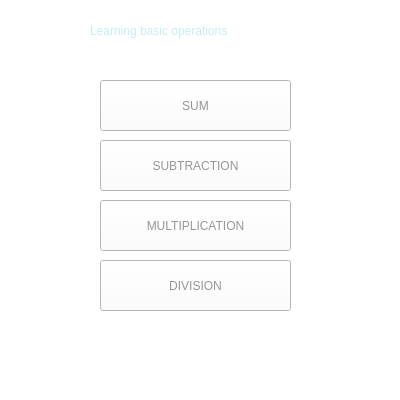
<?xml version="1.0" encoding="UTF-8"?>
<ui version="4.0">
 <class>MainWindow</class>
 <widget class="QMainWindow" name="MainWindow">
  <property name="geometry">
   <rect>
    <x>0</x>
    <y>0</y>
    <width>400</width>
    <height>400</height>
   </rect>
  </property>
  <property name="minimumSize">
   <size>
    <width>400</width>
    <height>400</height>
   </size>
  </property>
  <property name="maximumSize">
   <size>
    <width>400</width>
    <height>400</height>
   </size>
  </property>
  <property name="windowTitle">
   <string>MainWindow</string>
  </property>
  <property name="styleSheet">
   <string notr="true">background-color: rgb(255, 255, 255);</string>
  </property>
  <widget class="QWidget" name="centralwidget">
   <widget class="QLabel" name="label_13">
    <property name="geometry">
     <rect>
      <x>90</x>
      <y>10</y>
      <width>251</width>
      <height>41</height>
     </rect>
    </property>
    <property name="styleSheet">
     <string notr="true">font: 16pt &quot;Bahnschrift&quot;;
color: rgb(200, 237, 240);
</string>
    </property>
    <property name="text">
     <string>Learning basic operations</string>
    </property>
   </widget>
   <widget class="QPushButton" name="pushButton">
    <property name="geometry">
     <rect>
      <x>100</x>
      <y>260</y>
      <width>191</width>
      <height>51</height>
     </rect>
    </property>
    <property name="cursor">
     <cursorShape>PointingHandCursor</cursorShape>
    </property>
    <property name="styleSheet">
     <string notr="true">color:rgb(150, 150, 150);
font: 75 10pt &quot;MS Shell Dlg 2&quot;;
</string>
    </property>
    <property name="text">
     <string>DIVISION</string>
    </property>
   </widget>
   <widget class="QPushButton" name="pushButton_2">
    <property name="geometry">
     <rect>
      <x>100</x>
      <y>200</y>
      <width>191</width>
      <height>51</height>
     </rect>
    </property>
    <property name="cursor">
     <cursorShape>PointingHandCursor</cursorShape>
    </property>
    <property name="styleSheet">
     <string notr="true">color:rgb(150, 150, 150);
font: 75 10pt &quot;MS Shell Dlg 2&quot;;
</string>
    </property>
    <property name="text">
     <string>MULTIPLICATION</string>
    </property>
   </widget>
   <widget class="QPushButton" name="pushButton_3">
    <property name="geometry">
     <rect>
      <x>100</x>
      <y>140</y>
      <width>191</width>
      <height>51</height>
     </rect>
    </property>
    <property name="cursor">
     <cursorShape>PointingHandCursor</cursorShape>
    </property>
    <property name="styleSheet">
     <string notr="true">color:rgb(150, 150, 150);
font: 75 10pt &quot;MS Shell Dlg 2&quot;;
</string>
    </property>
    <property name="text">
     <string>SUBTRACTION</string>
    </property>
   </widget>
   <widget class="QPushButton" name="pushButton_4">
    <property name="geometry">
     <rect>
      <x>100</x>
      <y>80</y>
      <width>191</width>
      <height>51</height>
     </rect>
    </property>
    <property name="cursor">
     <cursorShape>PointingHandCursor</cursorShape>
    </property>
    <property name="styleSheet">
     <string notr="true">font: 75 10pt &quot;MS Shell Dlg 2&quot;;
color:rgb(150, 150, 150);</string>
    </property>
    <property name="text">
     <string>SUM</string>
    </property>
   </widget>
  </widget>
  <widget class="QMenuBar" name="menubar">
   <property name="geometry">
    <rect>
     <x>0</x>
     <y>0</y>
     <width>400</width>
     <height>20</height>
    </rect>
   </property>
  </widget>
  <widget class="QStatusBar" name="statusbar"/>
 </widget>
 <resources/>
 <connections/>
</ui>
